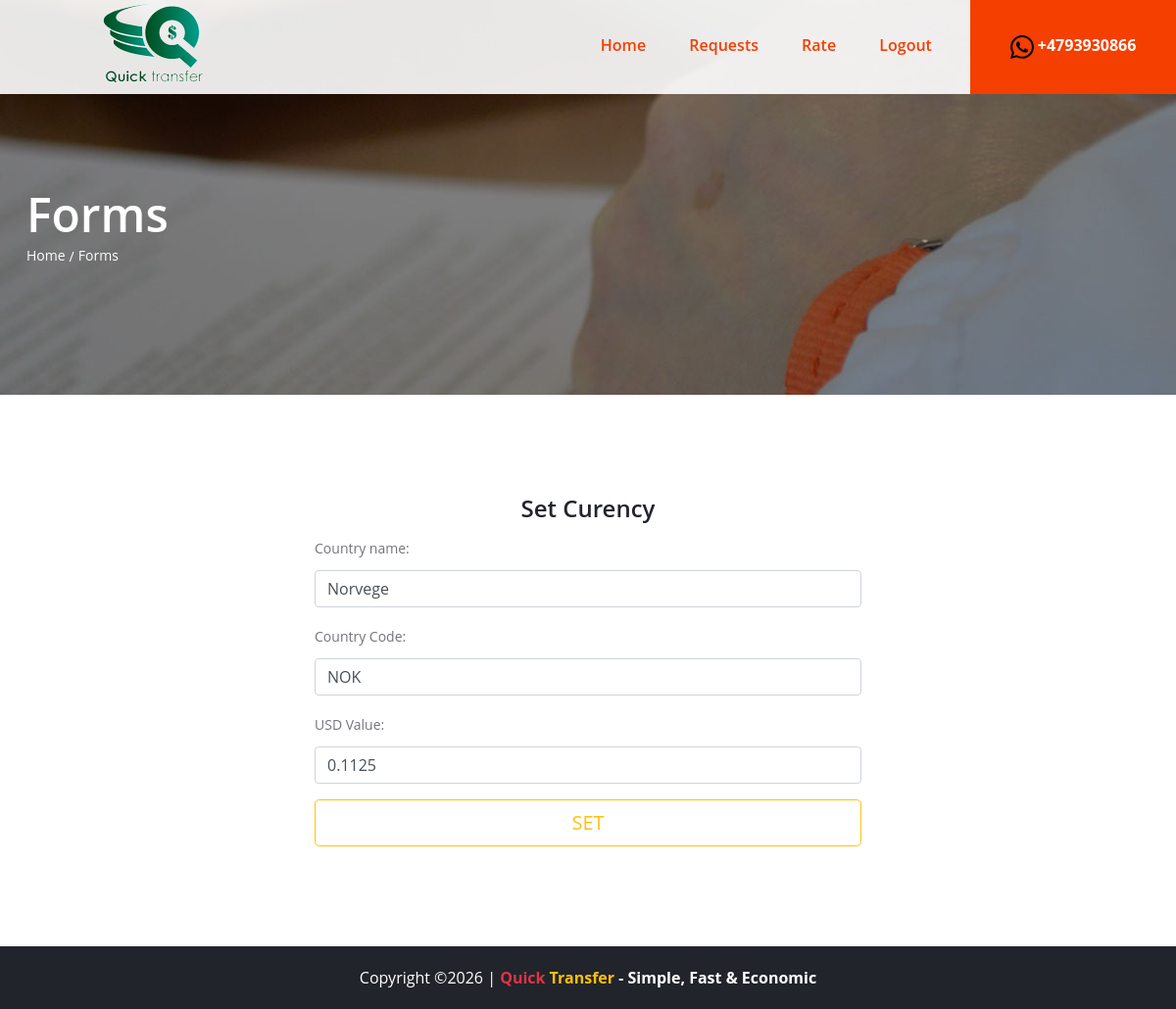
/cv-admin/update/1/ (signed in), run on an earlier commit of the app's database.
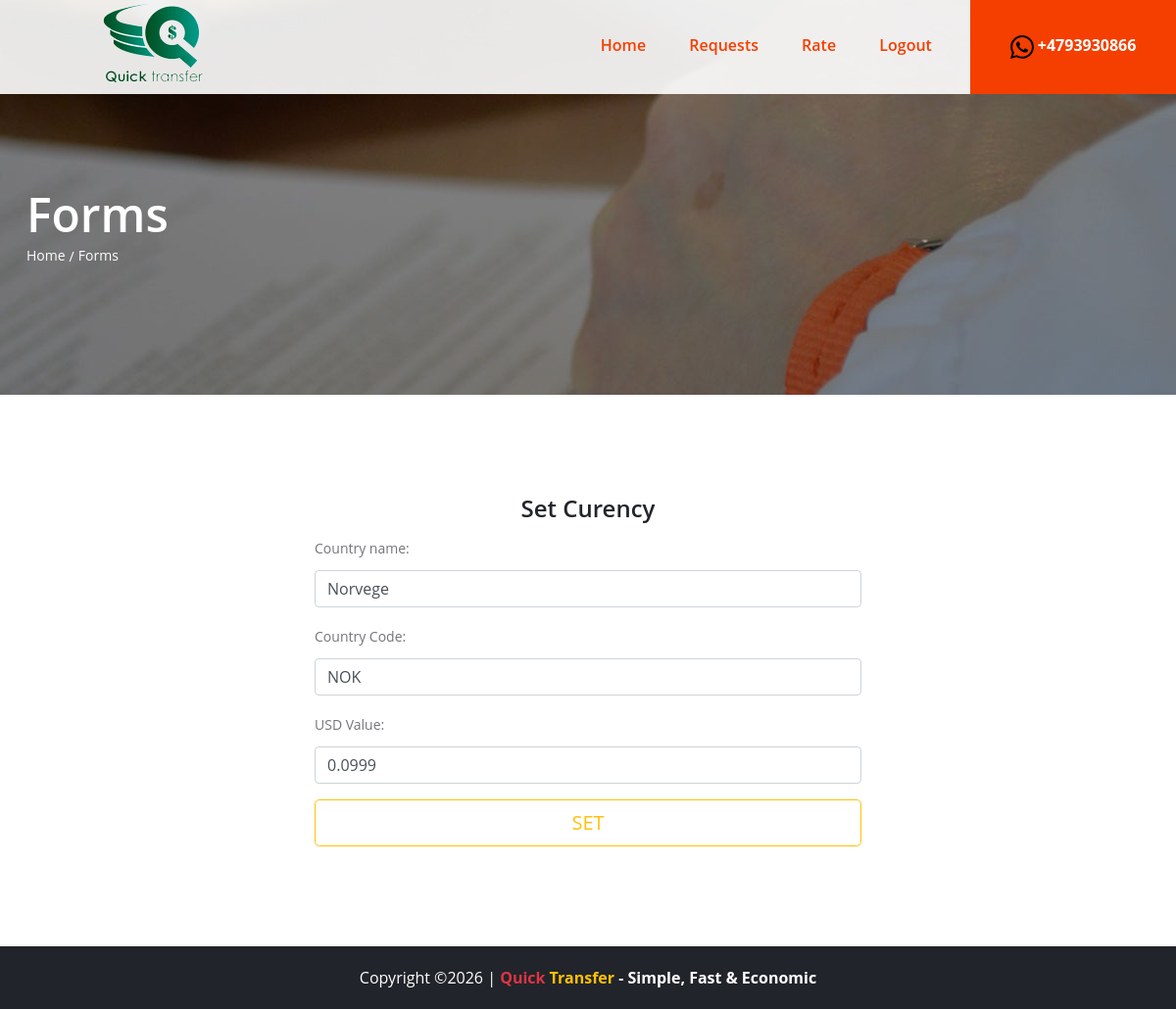
And on a later commit of the database.
### currencyConverter/models.py (models this page shows, shortened)
class Country(models.Model):
	id=models.BigAutoField(primary_key=True)
	name = models.CharField(max_length=20)
	currency = models.CharField(max_length=20)
	usd_value = models.CharField(max_length=20)

### currencyConverter/views.py (the view)
# urls.py: path('cv-admin/update/<country_id>/', views.update, name='update'),
@login_required(login_url='/login/')
def update(request, country_id):
	country = Country.objects.get(id=country_id)
	form = CountryForm(request.POST,  instance=country)
	if(request.method == 'POST'):
		if(form.is_valid()):
			form.save()
			return redirect('admin')
	form = CountryForm(instance=country)
	return render(request, "forms.html", locals())

### currencyConverter/forms.py
class CountryForm(forms.ModelForm):
	name = forms.CharField( widget=forms.TextInput(
		attrs={'placeholder':'Country name','class':'form-control'}),
		label='Country name'
		)
	currency = forms.CharField( widget=forms.TextInput(
		attrs={'placeholder':'Currency','class':'form-control'}),
		label='Country Code'
		)
	usd_value = forms.CharField(widget=forms.TextInput(
			attrs={'placeholder':'Country currency usd value','class':'form-control'}),
		label='USD Value'
		)
	class Meta:
		model = Country
		fields = '__all__'

### currencyConverter/templates/forms.html (shortened to what this page needs)
{% extends 'index.html' %}
{% load static %}
{% block banner %}
    <section class="page-top-section set-bg" data-setbg=" {% static 'img/page-top-bg/1.jpg' %} ">
        <div class="container">
            <h2>Forms</h2>
            <nav class="site-breadcrumb">
                <a class="sb-item" href="#">Home</a>
                <span class="sb-item active">Forms</span>
            </nav>
        </div>
    </section>
{% endblock %}
{% block content %}
{% if form %}
    <section class="form-section spad">
        <div class="container">
            <div class="row">
                <div class="col-lg-6 col-sm-12 offset-lg-3">
                    <div class="full">
                      <h4 class="card-title text-center">Set Curency</h4>
                        <form method="post" enctype="multipart/form-data" action="." class="form-signin">
                            <fieldset>
                               {{ form.as_p }}
                                <button class="btn btn-lg btn-outline-warning theme_color btn-block text-uppercase" type="submit">Set</button>
                            </fieldset>
                        </form>
                    </div>
                </div>
            </div>
        </div>
    </section>
{% endif %}
{% endblock %}

What changed in the data, as far as the page shows it:
changed Country "Norvege": usd_value "0.1125" → "0.0999"
